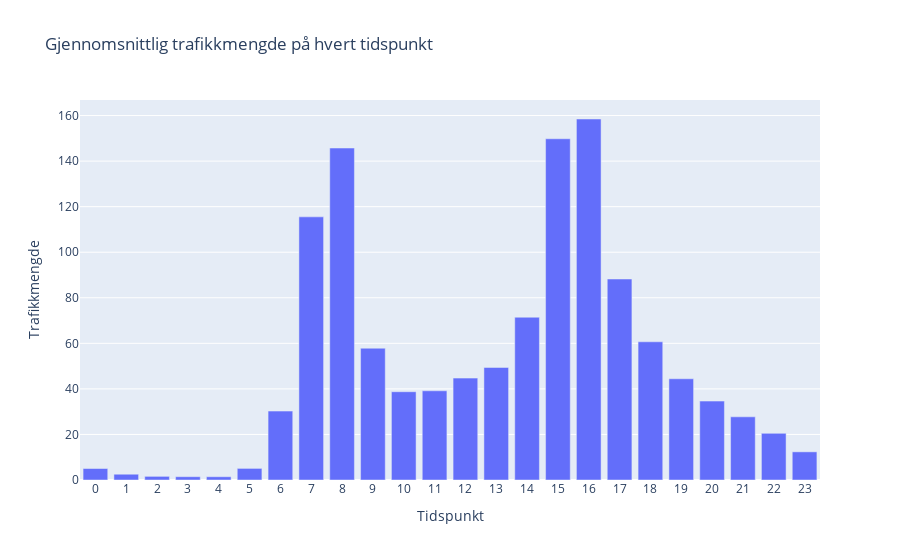

This figure's notebook cell:
### Markdown cell above
Når vindstyrke blir høy er det mer datapunkt med lav trafikkmengde, kan være nyttig å ha me i modellen, det samme gjelder for vindkast.

### Code cell
timer = test_kopi.groupby(test_kopi.index.hour)['Trafikkmengde'].mean()
fig = px.bar(timer, x = timer.index, y = timer, title= 'Gjennomsnittlig trafikkmengde på hvert tidspunkt',
labels= {'y': 'Trafikkmengde'})
fig.update_xaxes(tickvals = list(range(24)))
fig.show()

### Figure 1 — Plotly figure (JSON) as saved in the notebook; plotly's stock layout.template omitted (floating-point values rounded to 4 significant figures)
{"data": [{"alignmentgroup": "True", "hovertemplate": "Tidspunkt=%{x}<br>Trafikkmengde=%{y}<extra></extra>", "legendgroup": "", "marker": {"color": "#636efa", "pattern": {"shape": ""}}, "name": "", "offsetgroup": "", "orientation": "v", "showlegend": false, "textposition": "auto", "type": "bar", "x": [0, 1, 2, 3, 4, 5, 6, 7, 8, 9, 10, 11, 12, 13, 14, 15, 16, 17, 18, 19, 20, 21, 22, 23], "xaxis": "x", "y": [5.04, 2.537, 1.602, 1.45, 1.43, 5.093, 30.25, 115.5, 145.7, 57.86, 38.75, 39.17, 44.73, 49.41, 71.46, 149.8, 158.5, 88.24, 60.68, 44.44, 34.64, 27.74, 20.48, 12.36], "yaxis": "y"}], "layout": {"barmode": "relative", "legend": {"tracegroupgap": 0}, "title": {"text": "Gjennomsnittlig trafikkmengde på hvert tidspunkt"}, "xaxis": {"anchor": "y", "domain": [0, 1], "tickvals": [0, 1, 2, 3, 4, 5, 6, 7, 8, 9, 10, 11, 12, 13, 14, 15, 16, 17, 18, 19, 20, 21, 22, 23], "title": {"text": "Tidspunkt"}}, "yaxis": {"anchor": "x", "domain": [0, 1], "title": {"text": "Trafikkmengde"}}}}
